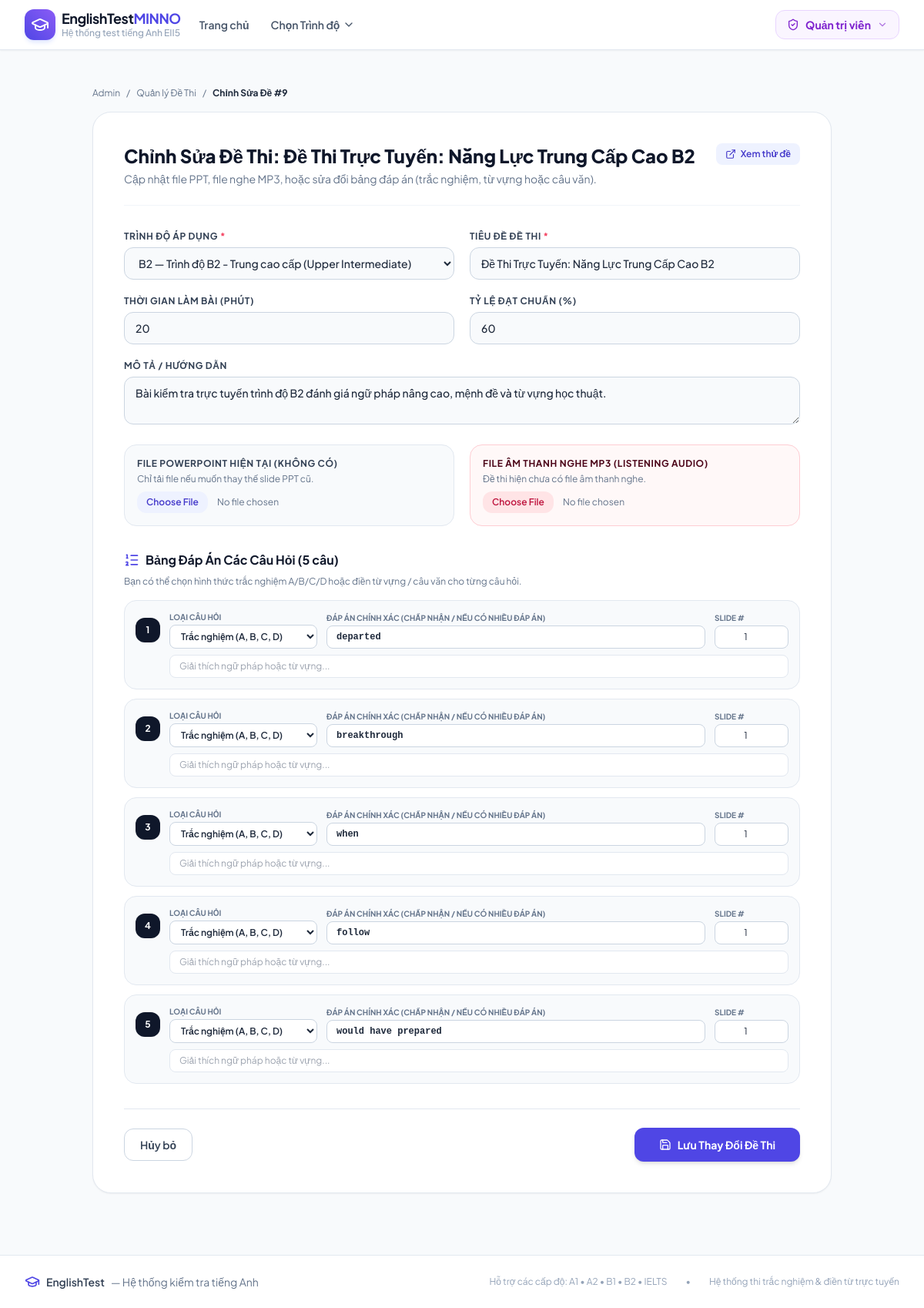
The page /admin/tests/9/edit (signed in) on the database its author committed.
### models.py (models this page shows, shortened)
class Test(db.Model):
    __tablename__ = 'tests'
    id = db.Column(db.Integer, primary_key=True)
    level_id = db.Column(db.Integer, db.ForeignKey('levels.id', ondelete='CASCADE'), nullable=False)
    title = db.Column(db.String(200), nullable=False)
    description = db.Column(db.Text, nullable=True)
    test_format = db.Column(db.String(30), default='ppt')
    ppt_filename = db.Column(db.String(255), nullable=True)      # Original filename
    ppt_filepath = db.Column(db.String(500), nullable=True)      # Relative or abs path to ppt file
    slides_folder = db.Column(db.String(500), nullable=True)     # Relative folder under static/ containing slide images
    audio_filename = db.Column(db.String(255), nullable=True)    # Original audio filename (.mp3, .wav)
    audio_filepath = db.Column(db.String(500), nullable=True)    # Relative path under static/ to audio file
    total_slides = db.Column(db.Integer, default=0)
    time_limit_minutes = db.Column(db.Integer, default=15)       # 0 = unlimited
    total_questions = db.Column(db.Integer, default=10)
    pass_percentage = db.Column(db.Integer, default=50)
    is_active = db.Column(db.Boolean, default=True)
    created_at = db.Column(db.DateTime, default=datetime.utcnow)
    questions = db.relationship('Question', backref='test', lazy=True, cascade='all, delete-orphan', order_by='Question.question_number')
    submissions = db.relationship('Submission', backref='test', lazy=True, cascade='all, delete-orphan')

class Level(db.Model):
    __tablename__ = 'levels'
    id = db.Column(db.Integer, primary_key=True)
    code = db.Column(db.String(20), unique=True, nullable=False)  # 'A1', 'A2', 'B1', 'B2', 'C1', 'IELTS'
    name = db.Column(db.String(100), nullable=False)              # 'Trình độ A1 - Căn bản'
    description = db.Column(db.Text, nullable=True)
    badge_color = db.Column(db.String(30), default='blue')        # 'blue', 'green', 'amber', 'purple', 'rose'
    icon_name = db.Column(db.String(50), default='book-open')
    order_num = db.Column(db.Integer, default=1)
    is_active = db.Column(db.Boolean, default=True)
    created_at = db.Column(db.DateTime, default=datetime.utcnow)
    tests = db.relationship('Test', backref='level', lazy=True, cascade='all, delete-orphan')
    @property
    def active_tests_count(self):
        return len([t for t in self.tests if t.is_active])

class Question(db.Model):
    __tablename__ = 'questions'
    id = db.Column(db.Integer, primary_key=True)
    test_id = db.Column(db.Integer, db.ForeignKey('tests.id', ondelete='CASCADE'), nullable=False)
    question_number = db.Column(db.Integer, nullable=False)
    question_text = db.Column(db.Text, nullable=True)            # Prompt or question detail
    question_type = db.Column(db.String(30), default='single_choice') # 'single_choice', 'dropdown_cloze', 'text_input'
    options_json = db.Column(db.Text, default='["A", "B", "C", "D"]') # Available choices or dropdown options
    correct_answer = db.Column(db.String(255), nullable=False)   # E.g. "A" or "battery" or "I'm sorry, I can't change my plans."
    slide_number = db.Column(db.Integer, default=1)              # Associated PPT slide number (if any)
    audio_file = db.Column(db.String(500), nullable=True)        # Optional question-specific audio clip
    points = db.Column(db.Float, default=1.0)
    explanation = db.Column(db.Text, nullable=True)
    @property
    def options(self):
        try:
            return json.loads(self.options_json) if self.options_json else ["A", "B", "C", "D"]
        except Exception:
            return ["A", "B", "C", "D"]

### app.py (the view, shortened to what this page needs)
@app.route('/admin/tests/<int:test_id>/edit', methods=['GET', 'POST'])
@admin_required
def admin_edit_test(test_id):
    test = Test.query.get_or_404(test_id)
    levels = Level.query.filter_by(is_active=True).order_by(Level.order_num).all()
    return render_template('admin/test_edit.html', test=test, levels=levels)

### templates/admin/test_edit.html (shortened to what this page needs)
{% extends 'base.html' %}
{% block content %}
<div class="max-w-5xl mx-auto px-4 sm:px-6 lg:px-8 py-8">
    <div class="flex items-center space-x-2 text-xs text-slate-500 mb-4">
        <a href="{{ url_for('admin_dashboard') }}" class="hover:text-indigo-600">Admin</a>
        <span>/</span>
        <a href="{{ url_for('admin_tests') }}" class="hover:text-indigo-600">Quản lý Đề Thi</a>
        <span>/</span>
        <span class="text-slate-800 font-bold">Chỉnh Sửa Đề #{{ test.id }}</span>
    </div>
    <div class="bg-white rounded-3xl border border-slate-200 shadow-sm overflow-hidden p-6 md:p-10">
        <div class="mb-8 pb-6 border-b border-slate-100 flex items-start justify-between">
            <div>
                <h1 class="text-2xl font-extrabold text-slate-900">
                    Chỉnh Sửa Đề Thi: {{ test.title }}
                </h1>
                <p class="text-slate-500 text-sm mt-1">
                    Cập nhật file PPT, file nghe MP3, hoặc sửa đổi bảng đáp án (trắc nghiệm, từ vựng hoặc câu văn).
                </p>
            </div>
            <a href="{{ url_for('take_test', test_id=test.id) }}" target="_blank" class="px-3 py-1.5 rounded-lg bg-indigo-50 text-indigo-700 font-semibold text-xs flex items-center space-x-1.5 hover:bg-indigo-100 transition">
                <i data-lucide="external-link" class="w-3.5 h-3.5"></i>
                <span>Xem thử đề</span>
            </a>
        </div>
        <form method="POST" action="{{ url_for('admin_edit_test', test_id=test.id) }}" enctype="multipart/form-data" class="space-y-8">
            <div class="grid grid-cols-1 md:grid-cols-2 gap-5">
                <div>
                    <label for="level_id" class="block text-xs font-bold text-slate-700 uppercase tracking-wider mb-1.5">
                        Trình độ áp dụng <span class="text-rose-500">*</span>
                    </label>
                    <select name="level_id" id="level_id" required class="w-full px-3.5 py-2.5 bg-slate-50 border border-slate-300 rounded-xl focus:ring-2 focus:ring-indigo-500 font-medium text-sm">
                        {% for lvl in levels %}
                        <option value="{{ lvl.id }}" {% if lvl.id == test.level_id %}selected{% endif %}>
                            {{ lvl.code }} — {{ lvl.name }}
                        </option>
                        {% endfor %}
                    </select>
                </div>
                <div>
                    <label for="title" class="block text-xs font-bold text-slate-700 uppercase tracking-wider mb-1.5">
                        Tiêu đề đề thi <span class="text-rose-500">*</span>
                    </label>
                    <input
                        type="text"
                        name="title"
                        id="title"
                        value="{{ test.title }}"
                        required
                        class="w-full px-3.5 py-2.5 bg-slate-50 border border-slate-300 rounded-xl focus:ring-2 focus:ring-indigo-500 font-medium text-sm"
                    >
                </div>
                <div>
                    <label for="time_limit_minutes" class="block text-xs font-bold text-slate-700 uppercase tracking-wider mb-1.5">
                        Thời gian làm bài (Phút)
                    </label>
                    <input
                        type="number"
                        name="time_limit_minutes"
                        id="time_limit_minutes"
                        value="{{ test.time_limit_minutes }}"
                        min="1"
                        class="w-full px-3.5 py-2.5 bg-slate-50 border border-slate-300 rounded-xl focus:ring-2 focus:ring-indigo-500 font-medium text-sm"
                    >
                </div>
                <div>
                    <label for="pass_percentage" class="block text-xs font-bold text-slate-700 uppercase tracking-wider mb-1.5">
                        Tỷ lệ đạt chuẩn (%)
                    </label>
                    <input
                        type="number"
                        name="pass_percentage"
                        id="pass_percentage"
                        value="{{ test.pass_percentage }}"
                        min="1"
                        max="100"
                        class="w-full px-3.5 py-2.5 bg-slate-50 border border-slate-300 rounded-xl focus:ring-2 focus:ring-indigo-500 font-medium text-sm"
                    >
                </div>
                <div class="md:col-span-2">
                    <label for="description" class="block text-xs font-bold text-slate-700 uppercase tracking-wider mb-1.5">
                        Mô tả / Hướng dẫn
                    </label>
                    <textarea
                        name="description"
                        id="description"
                        rows="2"
                        class="w-full px-3.5 py-2.5 bg-slate-50 border border-slate-300 rounded-xl focus:ring-2 focus:ring-indigo-500 font-medium text-sm"
                    >{{ test.description or '' }}</textarea>
                </div>
                <div class="bg-slate-50 p-4 rounded-2xl border border-slate-200">
                    <label class="block text-xs font-bold text-slate-700 uppercase tracking-wider mb-1">
                        File PowerPoint hiện tại ({{ test.ppt_filename or 'Không có' }})
                    </label>
                    <p class="text-xs text-slate-500 mb-2">Chỉ tải file nếu muốn thay thế slide PPT cũ.</p>
                    <input
                        type="file"
                        name="ppt_file"
                        accept=".pptx,.ppt"
                        class="text-xs text-slate-500 file:mr-3 file:py-1.5 file:px-3 file:rounded-xl file:border-0 file:text-xs file:font-semibold file:bg-indigo-50 file:text-indigo-700 hover:file:bg-indigo-100"
                    >
                </div>
                <div class="bg-rose-50/50 p-4 rounded-2xl border border-rose-200">
                    <label class="block text-xs font-bold text-rose-950 uppercase tracking-wider mb-1">
                        File Âm Thanh Nghe MP3 (Listening Audio)
                    </label>
                    {% if test.audio_filepath %}
                    <div class="mb-2 p-2 bg-white rounded-xl border border-rose-200 flex items-center justify-between">
                        <div class="flex items-center space-x-2 truncate">
                            <i data-lucide="headphones" class="w-4 h-4 text-rose-600 flex-shrink-0"></i>
                            <span class="text-xs font-bold text-slate-800 truncate">{{ test.audio_filename or 'audio.mp3' }}</span>
                        </div>
                        <audio src="{{ url_for('static', filename=test.audio_filepath) }}" controls class="h-8 max-w-[200px]"></audio>
                    </div>
                    <label class="inline-flex items-center space-x-2 text-xs text-rose-700 font-medium cursor-pointer mb-2">
                        <input type="checkbox" name="remove_audio" value="1" class="rounded text-rose-600">
                        <span>Xóa file âm thanh này khỏi đề thi</span>
                    </label>
                    {% else %}
                    <p class="text-xs text-slate-500 mb-2">Đề thi hiện chưa có file âm thanh nghe.</p>
                    {% endif %}
                    <div>
                        <input
                            type="file"
                            name="audio_file"
                            accept=".mp3,.wav,.m4a,.ogg"
                            class="text-xs text-slate-500 file:mr-3 file:py-1.5 file:px-3 file:rounded-xl file:border-0 file:text-xs file:font-semibold file:bg-rose-100 file:text-rose-700 hover:file:bg-rose-200"
                        >
                    </div>
                </div>
            </div>
            <div>
                <h3 class="text-base font-bold text-slate-900 mb-2 flex items-center space-x-2">
                    <i data-lucide="list-ordered" class="w-5 h-5 text-indigo-600"></i>
                    <span>Bảng Đáp Án Các Câu Hỏi ({{ test.questions|length }} câu)</span>
                </h3>
                <p class="text-xs text-slate-500 mb-4">
                    Bạn có thể chọn hình thức trắc nghiệm A/B/C/D hoặc điền từ vựng / câu văn cho từng câu hỏi.
                </p>
                <div class="space-y-3">
                    {% for q in test.questions %}
                    <div class="p-3.5 bg-slate-50 rounded-2xl border border-slate-200 space-y-2">
                        <div class="flex flex-wrap items-center gap-3">
                            <span class="w-8 h-8 rounded-xl bg-slate-900 text-white font-bold text-xs flex items-center justify-center flex-shrink-0">
                                {{ q.question_number }}
                            </span>
                            <div class="w-48">
                                <label class="block text-[10px] text-slate-500 font-bold uppercase mb-0.5">Loại câu hỏi</label>
                                <select name="q_type_{{ q.id }}" class="w-full px-2.5 py-1.5 text-xs font-semibold bg-white border border-slate-300 rounded-lg">
                                    <option value="single_choice" {% if q.question_type == 'single_choice' %}selected{% endif %}>
                                        Trắc nghiệm (A, B, C, D)
                                    </option>
                                </select>
                            </div>
                            <div class="flex-1 min-w-[220px]">
                                <label class="block text-[10px] text-slate-500 font-bold uppercase mb-0.5">
                                    Đáp án chính xác (chấp nhận / nếu có nhiều đáp án)
                                </label>
                                <input
                                    type="text"
                                    name="q_ans_{{ q.id }}"
                                    value="{{ q.correct_answer }}"
                                    required
                                    class="w-full px-3 py-1.5 text-xs font-mono font-bold bg-white border border-slate-300 rounded-lg"
                                >
                            </div>
                            <div class="w-24">
                                <label class="block text-[10px] text-slate-500 font-bold uppercase mb-0.5">Slide #</label>
                                <input
                                    type="number"
                                    name="q_slide_{{ q.id }}"
                                    value="{{ q.slide_number }}"
                                    min="1"
                                    class="w-full px-2 py-1.5 text-xs bg-white border border-slate-300 rounded-lg text-center"
                                >
                            </div>
                        </div>
                        <div class="pl-11">
                            <input
                                type="text"
                                name="q_exp_{{ q.id }}"
                                value="{{ q.explanation or '' }}"
                                placeholder="Giải thích ngữ pháp hoặc từ vựng..."
                                class="w-full px-3 py-1.5 text-xs bg-white border border-slate-200 rounded-lg text-slate-600"
                            >
                        </div>
                    </div>
                    {% endfor %}
                </div>
            </div>
            <div class="pt-6 border-t border-slate-200 flex items-center justify-between">
                <a href="{{ url_for('admin_tests') }}" class="px-5 py-2.5 rounded-xl border border-slate-300 text-slate-700 font-semibold hover:bg-slate-50 text-sm transition">
                    Hủy bỏ
                </a>
                <button
                    type="submit"
                    class="px-8 py-3 bg-indigo-600 hover:bg-indigo-700 text-white font-bold rounded-xl text-sm shadow-md transition flex items-center space-x-2"
                >
                    <i data-lucide="save" class="w-4 h-4"></i>
                    <span>Lưu Thay Đổi Đề Thi</span>
                </button>
            </div>
        </form>
    </div>
</div>
{% endblock %}

### rows shown on the page
Test: id "9", title "Đề Thi Trực Tuyến: Năng Lực Trung Cấp Cao B2", level_id "B2 — Trình độ B2 - Trung cao cấp (Upper Intermediate)", time_limit_minutes "20", pass_percentage "60", description "Bài kiểm tra trực tuyến trình độ B2 đánh giá ngữ pháp nâng cao, mệnh đề và từ vựng học thuật.", ppt_filename "KHÔNG CÓ"
Question: question_number "1", id "Trắc nghiệm (A, B, C, D)", correct_answer "departed", slide_number "1"
Question: question_number "2", id "Trắc nghiệm (A, B, C, D)", correct_answer "breakthrough", slide_number "1"
Question: question_number "3", question_type+id "Trắc nghiệm (A, B, C, D)", correct_answer "when", slide_number "1"
Question: question_number "4", question_type+id "Trắc nghiệm (A, B, C, D)", correct_answer "follow", slide_number "1"
Question: question_number "5", question_type+id "Trắc nghiệm (A, B, C, D)", correct_answer "would have prepared", slide_number "1"

### other values the page prints
{{ test.questions|length }} "5"
